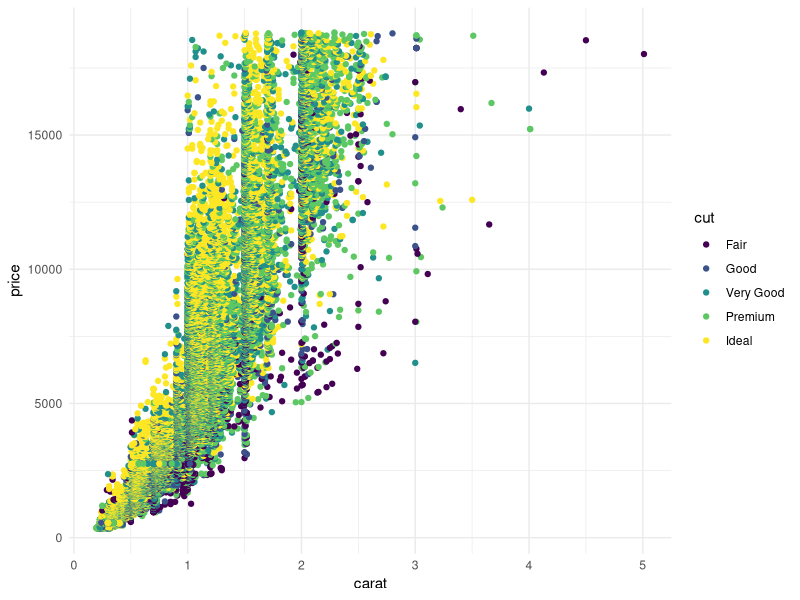

R code for this plot:
## ---- chunk 1
knitr::opts_chunk$set(echo = TRUE)
library(tidyverse)
## ---- chunk 2
ggplot(diamonds, aes(x = carat, y = price)) +
  geom_point(aes(color = cut)) +
  theme_minimal()
## ---- chunk 3
### In this code chunk, start with the diamonds dataset (built in to
### ggplot2 package) and create a subset based on filtering, e.g., 
### size greater than 1 carat or cut is "Ideal"

data(diamonds)
data <- diamonds 

subset <- data %>% 
  filter(carat > 1)

summary(subset)

## ---- chunk 4
diamonds_subset <- diamonds %>%
  filter(price > 5000 & cut == 'Ideal')
## ---- chunk 5
### Both partners - delete this comment, then write some code here
### to plot, summarize, calculate something simple using the diamonds
### dataset.


